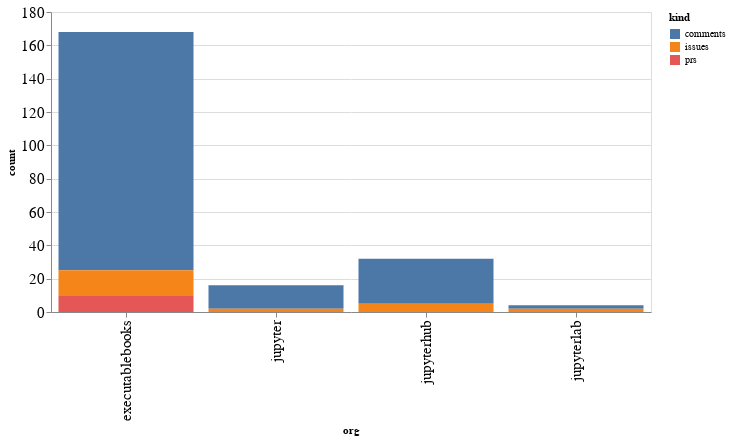

Write notebook code for a chart like this one.
### Code cell
alt.Chart(org_summaries, width=600).mark_bar().encode(
    x='org',
    y='count',
    color='kind',
    tooltip="org"
)

### Figure 1 — Vega-Lite specification as saved in the notebook (floating-point values rounded to 4 significant figures)
{"config": {"axisLeft": {"labelFontSize": 15}, "axisBottom": {"labelFontSize": 15}}, "data": {"name": "data-83dcf40a948f0e8af20901eeb1fba74e"}, "mark": "bar", "encoding": {"color": {"type": "nominal", "field": "kind"}, "tooltip": {"type": "nominal", "field": "org"}, "x": {"type": "nominal", "field": "org"}, "y": {"type": "quantitative", "field": "count"}}, "width": 600, "$schema": "https://vega.github.io/schema/vega-lite/v4.8.1.json", "datasets": {"data-83dcf40a948f0e8af20901eeb1fba74e": [{"org": "executablebooks", "kind": "comments", "count": 143}, {"org": "executablebooks", "kind": "issues", "count": 15}, {"org": "executablebooks", "kind": "prs", "count": 10}, {"org": "jupyter", "kind": "comments", "count": 14}, {"org": "jupyter", "kind": "issues", "count": 2}, {"org": "jupyterhub", "kind": "comments", "count": 27}, {"org": "jupyterhub", "kind": "issues", "count": 5}, {"org": "jupyterlab", "kind": "comments", "count": 2}, {"org": "jupyterlab", "kind": "issues", "count": 2}]}}
